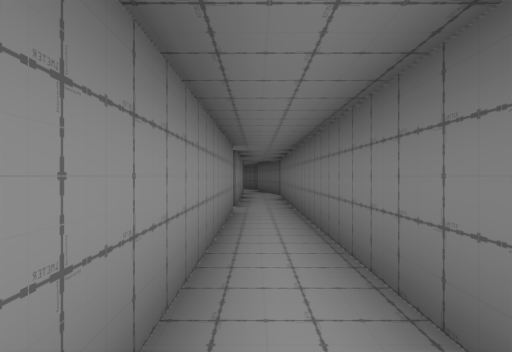
view 1 (above)

16 first-person views from a walk through a 3-D level made in the Unity game engine. The camera is 1.5 m above the floor, looks level and sees 75° across. The floor is counted in squares, 2 m on a side. Each view is taken from the middle of a square. On the plan, view 1 faces up. The plan holds only what a view shows up to about 11 squares ahead; the rest is blank. The place goes on beyond the plan. The player character is not drawn.

view 2
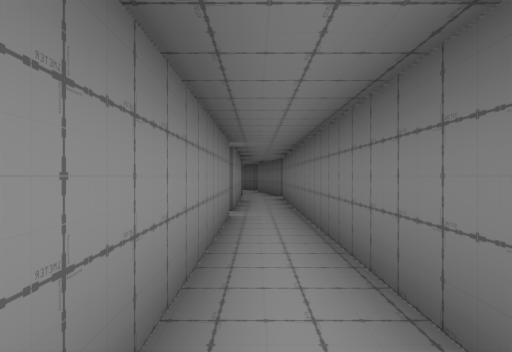

view 3
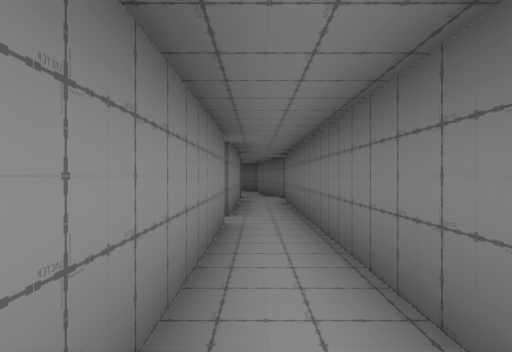

view 4
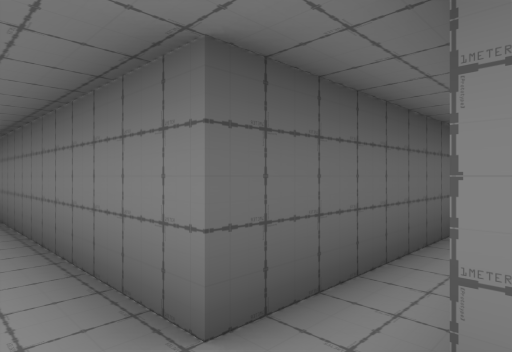

view 5
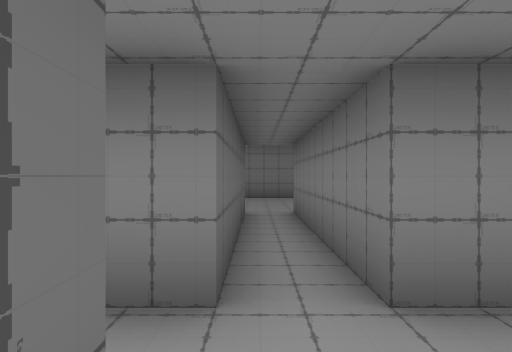

view 6
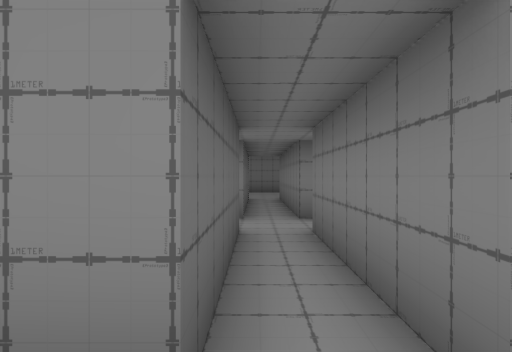

view 7
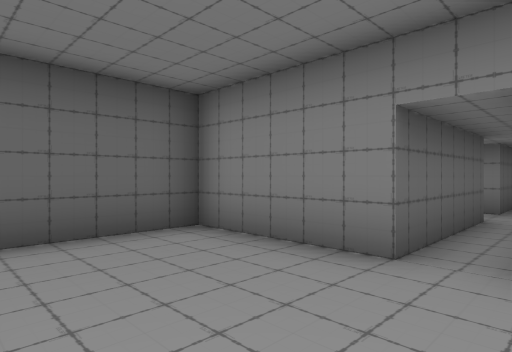

view 8
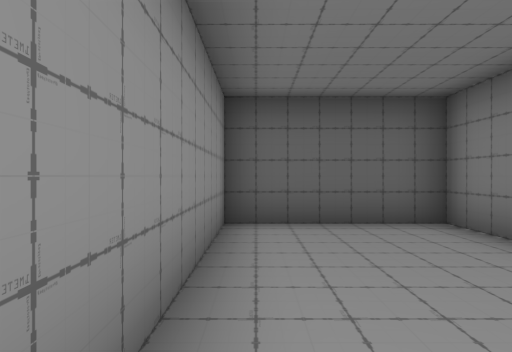

view 9
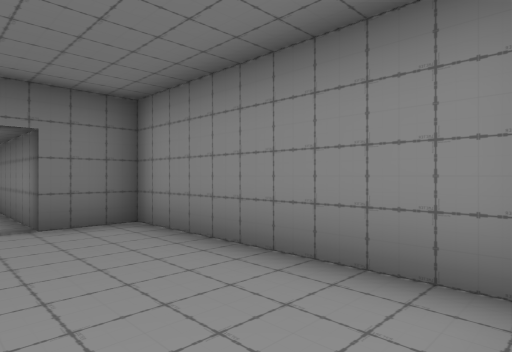

view 10
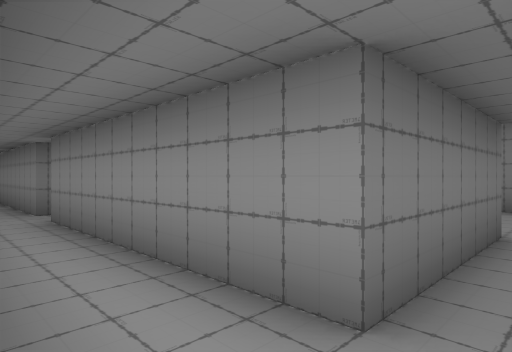

view 11
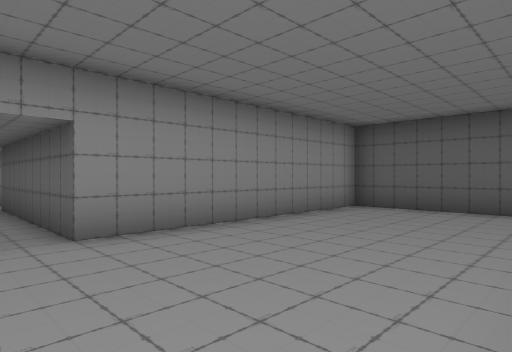

view 12
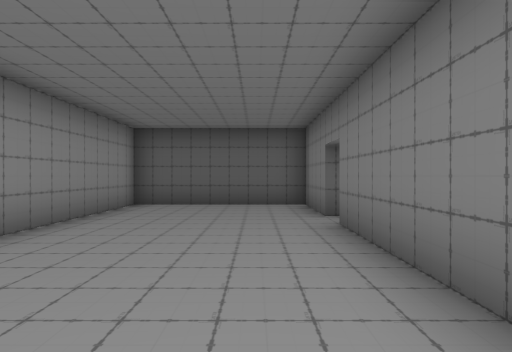

view 13
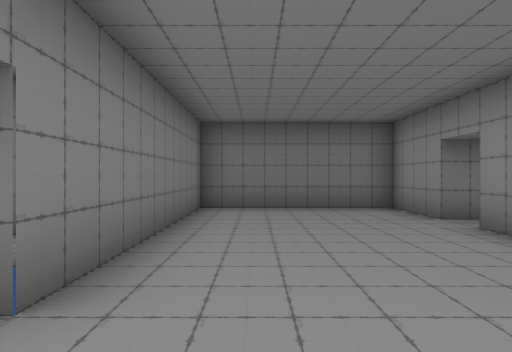

view 14
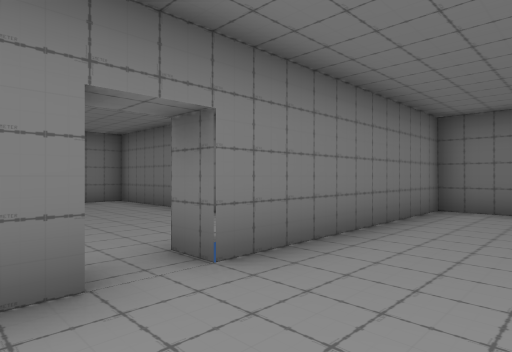

view 15
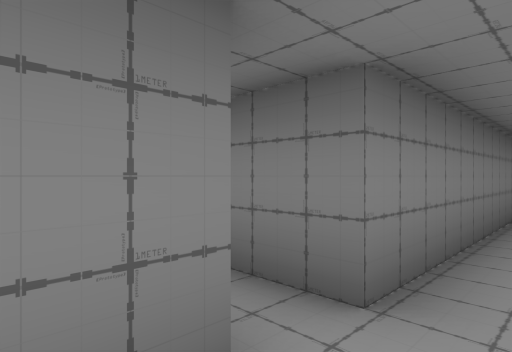

view 16
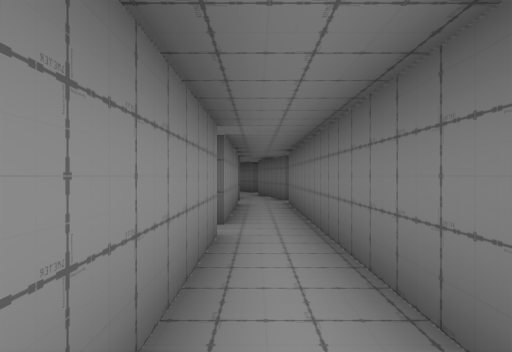

### Floor plan
Ten units are one square. View 1 is at (0, 0); x grows to the right and y downward. Boxes are objects, and circles mark ways between rooms. Rooms are numbered by the first view taken in them; rooms with no view inside come last. Other rooms are left out.
<svg viewBox="-80 -79 195 164">
<path fill="none" stroke="#000" d="M9 8 58 8M-5 -72 -5 -2M58 -2 9 -2 9 -74M9 59 9 8M-5 8 -5 64M-40 8 -5 8M-5 -2 -40 -2 -40 -32 -75 -32 -75 22 -61 22M103 -42 103 -67 58 -67 58 -2M58 8 58 28 103 28 103 -32 110 -32"/>
<circle cx="0" cy="10" r="3" fill="#2a7"/>
<circle cx="-10" cy="0" r="3" fill="#2a7"/>
<circle cx="50" cy="0" r="3" fill="#2a7"/>
<text x="0" y="-20">1</text>
<text x="0" y="40">2</text>
<text x="-50" y="-10">3</text>
<text x="80" y="-20">4</text>
</svg>
Room 1 opens to room 2. Room 1 opens to room 3. Room 1 opens to room 4.

Where each view was taken, in squares from view 1:
view 1: 0 up, 0 right, facing up
view 2: 1 up, 0 right, facing up
view 3: 2 up, 0 right, facing up
view 4: 1 down, 0 right, facing up-right
view 5: 0 up, 1 left, facing right
view 6: 0 up, 5 left, facing right
view 7: 1 down, 7 left, facing up-right
view 8: 2 down, 7 left, facing up
view 9: 3 up, 5 left, facing down-left
view 10: 0 up, 1 right, facing down-left
view 11: 1 down, 10 right, facing up-left
view 12: 2 down, 9 right, facing up
view 13: 5 up, 9 right, facing down
view 14: 5 up, 8 right, facing down-right
view 15: 1 up, 0 right, facing down-right
view 16: 3 up, 0 right, facing up
